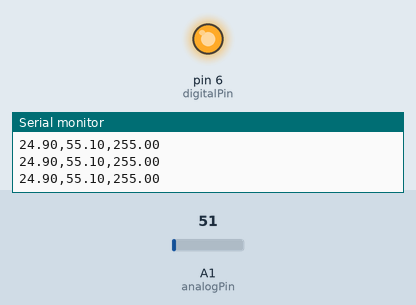
Recording of a sketch running on a simulated Arduino Uno, built with avr-gcc and run on an emulated ATmega328P. Shown: output pins drawn as LEDs (lit = HIGH), the last lines printed to the serial monitor. The inputs (shaded band) are chosen by the test bench; at power-on: A1 (analogPin) = 51.

Above: at 4.2 s.
4.3 s: A1 (analogPin) set to 163
At 5.3 s:
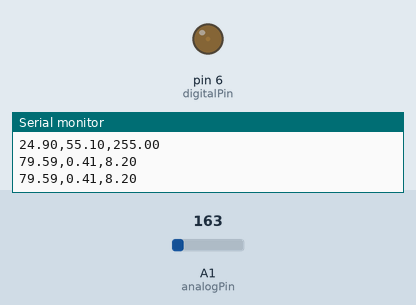
6.0 s: A1 (analogPin) set to 112
At 6.6 s:
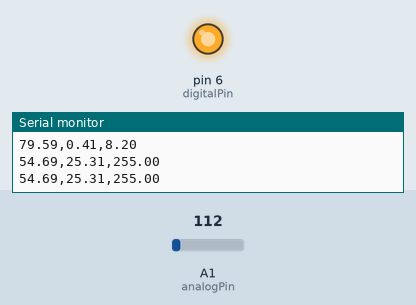
Timing chart, 0 to 9.0 s (numbered marks = the images above; inputs shaded):
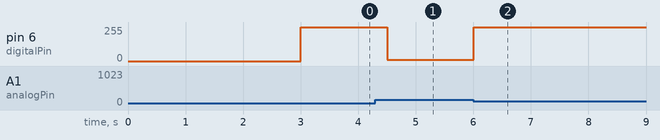

The sketch:

controlProporcional.ino
```cpp
float temp; // Variable para calcular la temperatura
int analogPin = A1; // pin analgico para hacer la lectura del sensor
int reference; // Temperatura de referencia
float error;
int digitalPin = 6;
int kp = 20; //Controlador proporcional

void setup() {
  Serial.begin(115200); // Iniciar el puerto serialz
  reference = 80;
  delay(3000);
}

void loop() {

  while(!Serial){} // Bucle infinito hasta que se abra el puerto serial para observar datos

  // Se realiza la lectura de tempertatura. El sensot LM35 retorna diferencias de tension 10mV por cada grado centigrado de variacion
  temp = (analogRead(analogPin)*500.0) / 1024;

  error = reference - temp;
  float accionControl = constrain(error*kp,0,255);
  analogWrite(digitalPin,accionControl);

  //mostramos la temperatura por el puerto serial para captar los datos
  Serial.print(temp);
  Serial.print(",");
  Serial.print(error);
  Serial.print(",");
  Serial.println(accionControl);

  //retardo de 0.5 segundos, para tener frecuencia
  delay(500);
}
```

Measured:
- after the input at 4.3 s, pin 6 (digitalPin): 255/255 → 8/255 after 0.21 s
- after the input at 6.0 s, pin 6 (digitalPin): 8/255 → 255/255 at once
